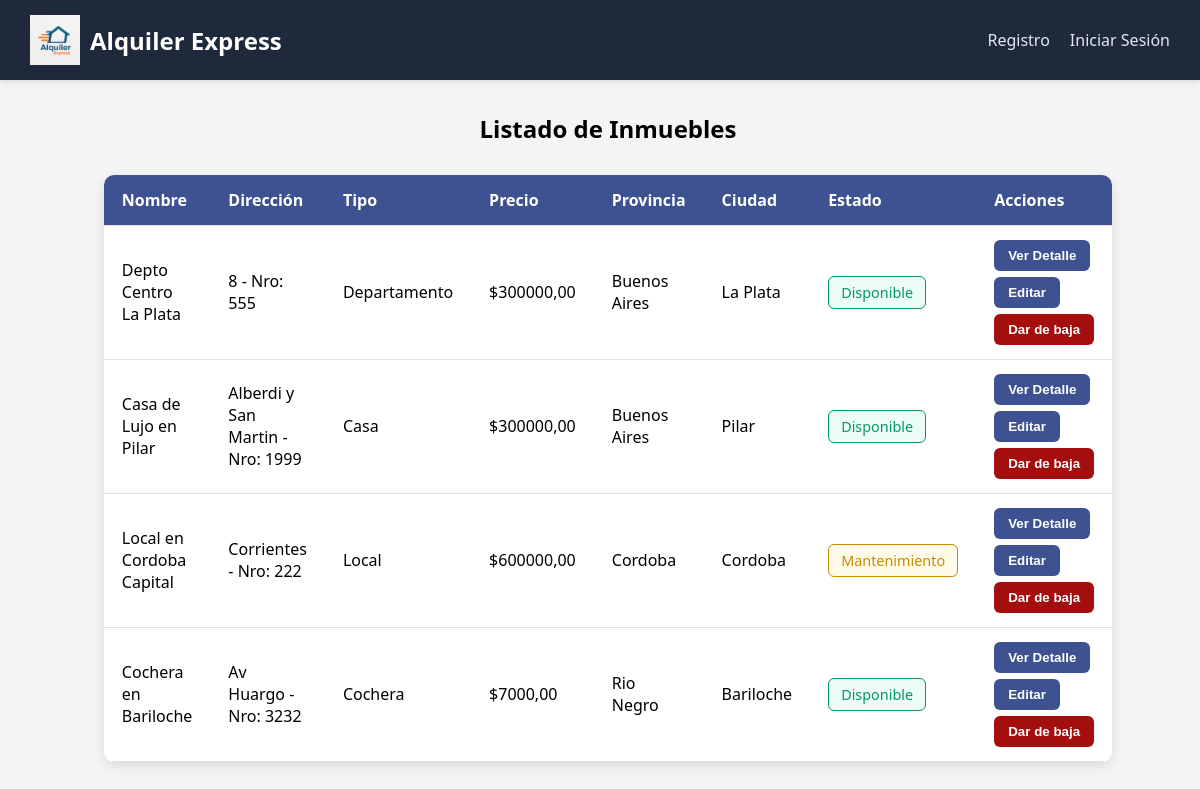
/inmuebles/listaInmueblesAdmin/, run on an earlier commit of the app's database.
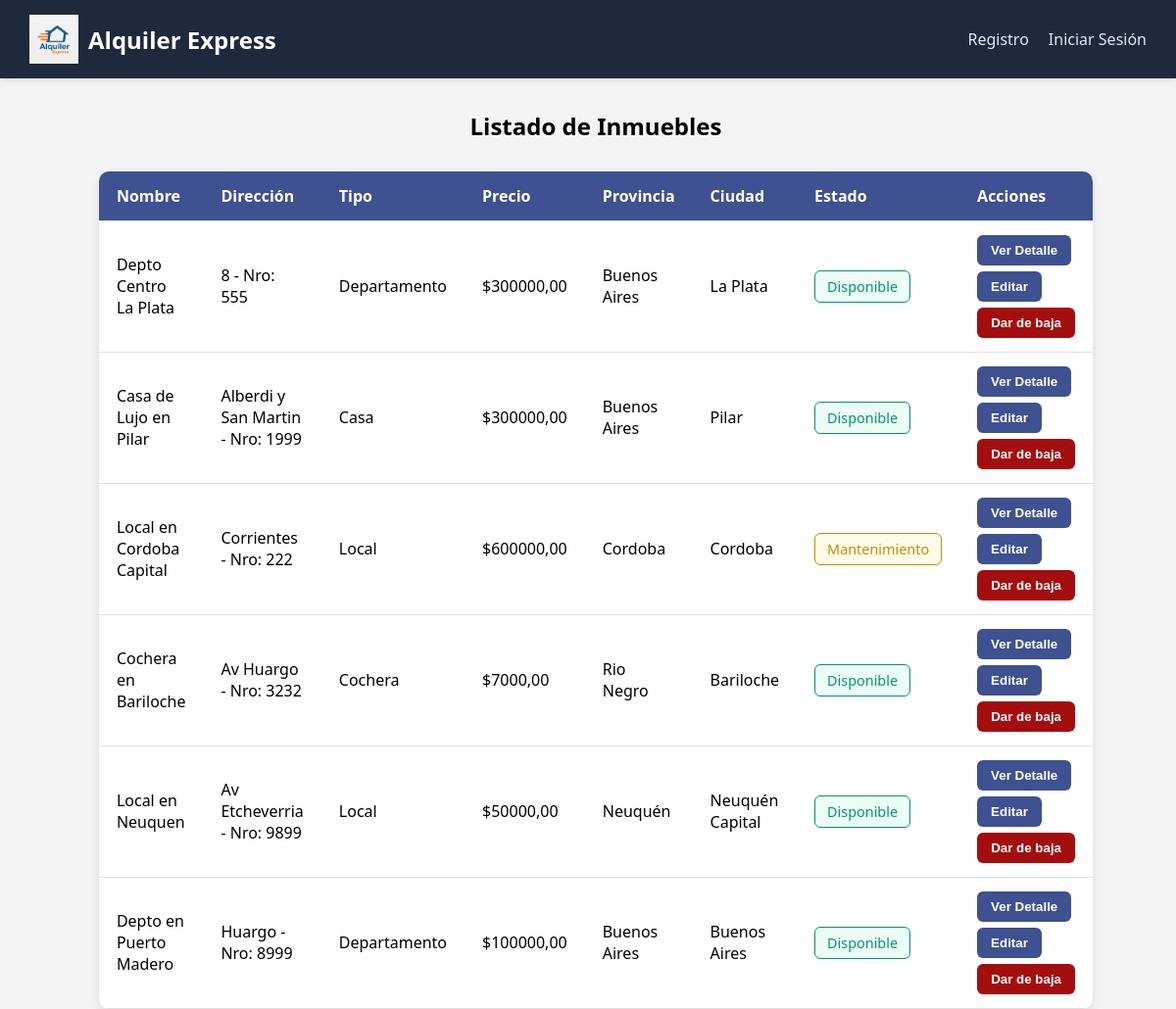
And on a later commit of the database.
### gestion_inmuebles/models.py (models this page shows, shortened)
class Inmueble(models.Model):
    activo = models.BooleanField(default=True)
    tipo = models.CharField(default='-', max_length=20, editable=False)
    nombre = models.CharField(max_length=100, unique=True)
    calle = models.CharField(max_length=100, default="-")
    numero = models.PositiveIntegerField(default=0)
    provincia = models.CharField(max_length=100)
    ciudad = models.CharField(max_length=100)
    descripcion = models.TextField(blank=True)
    politica_cancelacion = models.TextField(blank=True)
    estado = models.CharField(default='Disponible', choices=ESTADO_CHOICES)
    precio = models.DecimalField(max_digits=10, decimal_places=2)
    imagen = models.ImageField(upload_to='inmuebles/', blank=True, null=True)
    superficie = models.PositiveIntegerField(default=0)

### gestion_inmuebles/views.py (the view)
# urls.py: path('listaInmueblesAdmin/', views.listar_inmuebles_admin, name='listado_inmuebles_admin'),
def listar_inmuebles_admin(request):
    inmuebles = Inmueble.objects.all()
    return render(request, 'gestion_inmuebles/listaInmueblesAdmin.html', {'inmuebles': inmuebles})

### templates/gestion_inmuebles/listaInmueblesAdmin.html (shortened to what this page needs)
{% extends 'base.html' %}
{% load static %}
{% block content %}
<h2 style="text-align: center; margin-bottom: 30px;">Listado de Inmuebles</h2>
<table>
  <thead>
    <tr>
      <th>Nombre</th>
      <th>Dirección</th>
      <th>Tipo</th>
      <th>Precio</th>
      <th>Provincia</th>
      <th>Ciudad</th>
      <th>Estado</th>
      <th>Acciones</th>
    </tr>
  </thead>
  <tbody>
    {% for inmueble in inmuebles %}
    <tr>
      <td>{{ inmueble.nombre }}</td>
      <td>{{ inmueble.calle }} - Nro: {{ inmueble.numero }}</td>
      <td>{{ inmueble.tipo }}</td>
      <td>${{ inmueble.precio }}</em>
      <td>{{ inmueble.provincia }}</td>
      <td>{{ inmueble.ciudad }}</td>
      <td>
        {% if not inmueble.activo %}
          <span class="estado dado-de-baja">Dado de baja</span>
        {% elif inmueble.estado == "Disponible" %}
          <span class="estado disponible">{{ inmueble.estado }}</span>
        {% elif inmueble.estado == "Mantenimiento" %}
          <span class="estado mantenimiento">{{ inmueble.estado }}</span>
        {% else %}
          <span class="estado no-disponible">No disponible</span>
        {% endif %}
      </td>
      <td class="acciones">
        <a href="{% url 'inmueble_detalle' inmueble.id %}">
          <button class="btn btn-detalle">Ver Detalle</button>
        </a>
        <a href="{% url 'editar_inmueble' inmueble.id %}">
          <button class="btn btn-editar">
          {% if inmueble.activo %}
            Editar
          {% else %}
            Reestablecer
          {% endif %}
        </button>
</a>
        {% if inmueble.activo %}
        <a href="{% url 'baja_inmueble' inmueble.id %}">
          <button class="btn btn-baja">Dar de baja</button>
        </a>
        {% endif %}
      </td>
    </tr>
    {% empty %}
    <tr>
      <td colspan="8" style="text-align: center; padding: 20px;">No hay inmuebles registrados.</td>
    </tr>
    {% endfor %}
  </tbody>
</table>
{% endblock %}

What changed in the data, as far as the page shows it:
added Inmueble: nombre "Local en Neuquen", calle "Av Etcheverria", numero "9899", tipo "Local", precio "50000,00", provincia "Neuquén", ciudad "Neuquén Capital", estado "Disponible", activo "Editar"
added Inmueble: nombre "Depto en Puerto Madero", calle "Huargo", numero "8999", tipo "Departamento", precio "100000,00", provincia "Buenos Aires", ciudad "Buenos Aires", estado "Disponible", activo "Editar"
